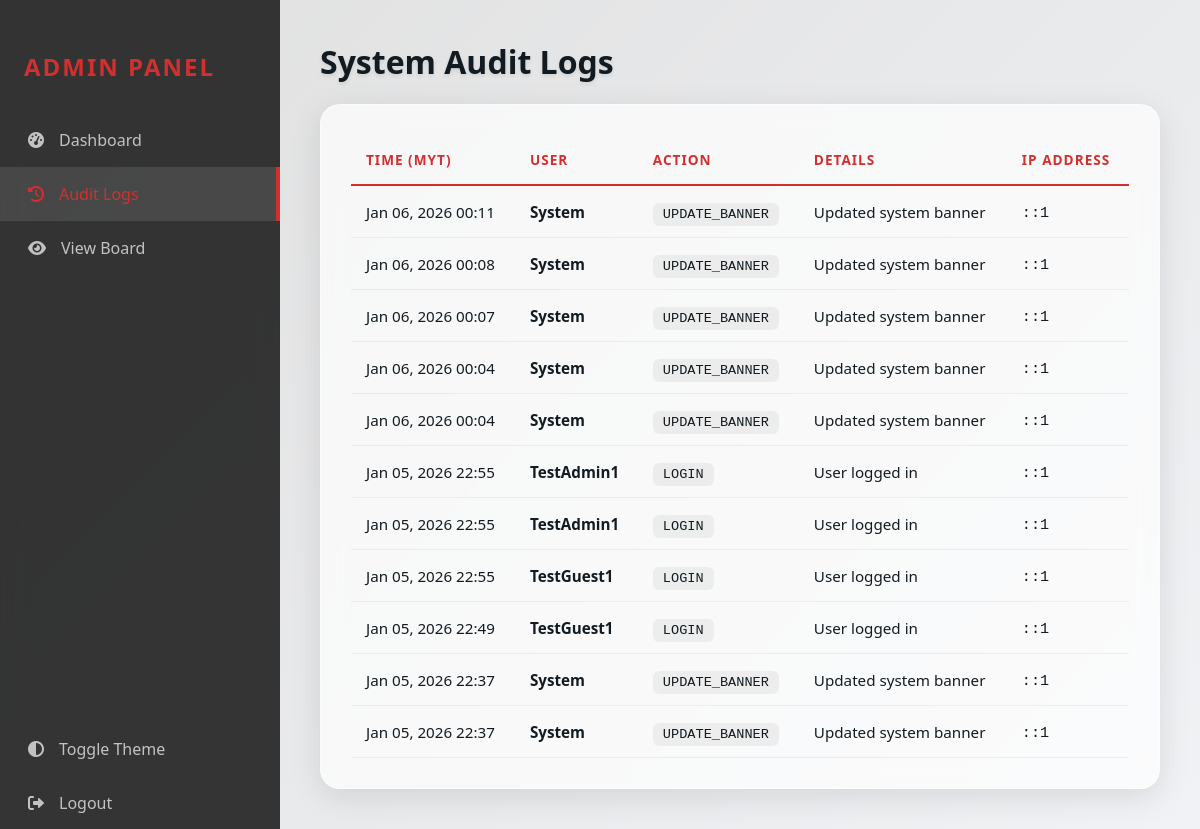
Page /admin_logs.php (signed in) on the committed database.
### tables this page shows
CREATE TABLE `audit_logs` (
  `log_id` int(11) NOT NULL,
  `user_id` int(11) DEFAULT NULL,
  `action` varchar(100) DEFAULT NULL,
  `details` text DEFAULT NULL,
  `ip_address` varchar(45) DEFAULT NULL,
  `timestamp` timestamp NOT NULL DEFAULT current_timestamp()
);

CREATE TABLE `users` (
  `user_id` int(11) NOT NULL,
  `username` varchar(50) NOT NULL,
  `email` varchar(100) NOT NULL,
  `password` varchar(255) NOT NULL,
  `role` enum('resident','manager','admin') NOT NULL DEFAULT 'resident',
  `status` enum('active','disabled') DEFAULT 'active',
  `created_at` timestamp NOT NULL DEFAULT current_timestamp(),
  `unit_block` varchar(50) DEFAULT NULL
);

### admin_logs.php (the view, shortened to what this page needs)
<?php
include 'database.php';
$logs_query = "
    SELECT
        a.timestamp,
        a.action,
        a.details,
        a.ip_address,
        u.username
    FROM audit_logs a
    LEFT JOIN users u ON a.user_id = u.user_id
    ORDER BY a.timestamp DESC
";
$logs_result = mysqli_query($conn, $logs_query);
?>
<!DOCTYPE html>
<html lang="en">
<head>
    <link href="https://cdnjs.cloudflare.com/ajax/libs/font-awesome/6.0.0/css/all.min.css" rel="stylesheet">
</head>
<body class="<?php echo (isset($_COOKIE['theme']) && $_COOKIE['theme'] == 'dark') ? 'dark-mode' : ''; ?>">
    <div class="sidebar">
        <h2 style="color: var(--accent);">ADMIN PANEL</h2>
        <a href="admin_post.php" class="menu-item"><i class="fas fa-tachometer-alt"></i> Dashboard</a>
        <a href="admin_logs.php" class="menu-item active"><i class="fas fa-history"></i> Audit Logs</a>
        <a href="landing_page.php" class="menu-item"><i class="fas fa-eye"></i> View Board</a>
        <div class="spacer"></div>
        <div class="menu-item" onclick="toggleTheme()" style="cursor:pointer;"><i class="fas fa-adjust"></i> Toggle Theme</div>
        <a href="logout.php" class="menu-item"><i class="fas fa-sign-out-alt"></i> Logout</a>
    </div>
    <div class="main-content">
        <h1>System Audit Logs</h1>
        <div class="card">
            <table>
                <thead>
                    <tr>
                        <th>Time (MYT)</th>
                        <th>User</th>
                        <th>Action</th>
                        <th>Details</th>
                        <th>IP Address</th>
                    </tr>
                </thead>
                <tbody>
                    <?php if (mysqli_num_rows($logs_result) > 0): ?>
                        <?php while($log = mysqli_fetch_assoc($logs_result)): ?>
                        <tr>
                            <td><?php echo date('M d, Y H:i', strtotime($log['timestamp'])); ?></td>
                            <td><strong><?php echo htmlspecialchars($log['username'] ?? 'System'); ?></strong></td>
                            <td><span class="badge"><?php echo strtoupper($log['action']); ?></span></td>
                            <td><?php echo htmlspecialchars($log['details']); ?></td>
                            <td><code><?php echo $log['ip_address']; ?></code></td>
                        </tr>
                        <?php endwhile; ?>
                    <?php else: ?>
                        <tr>
                            <td colspan="5" style="text-align:center; padding: 40px; opacity: 0.5;">No system logs found.</td>
                        </tr>
                    <?php endif; ?>
                </tbody>
            </table>
        </div>
    </div>
</body>
</html>

### admin_logs.php (style rules this page uses)
:root { --bg-gradient: linear-gradient(135deg, #e0e0e0 0%, #f0f2f5 100%); --glass-bg: rgba(255, 255, 255, 0.7); --glass-sidebar: rgba(20, 20, 20, 0.85); --glass-border: 1px solid rgba(255, 255, 255, 0.5); --text-main: #111b21; --accent: #d32f2f; --backdrop: blur(12px); }
body { margin: 0; font-family: 'Segoe UI', sans-serif; background: var(--bg-gradient); color: var(--text-main); display: flex; min-height: 100vh; transition: 0.3s; }
.sidebar { width: 280px; background: var(--glass-sidebar); backdrop-filter: var(--backdrop); color: white; display: flex; flex-direction: column; padding: 30px 0; position: fixed; height: 100vh; z-index: 100; }
.sidebar h2 { padding: 0 24px; margin-bottom: 30px; font-size: 1.5rem; letter-spacing: 2px; }
.menu-item { padding: 16px 28px; color: rgba(255,255,255,0.7); text-decoration: none; display: flex; align-items: center; gap: 15px; transition: 0.3s; }
.menu-item:hover, .menu-item.active { background: rgba(255,255,255,0.1); color: var(--accent); border-right: 4px solid var(--accent); }
.spacer { flex-grow: 1; }
.main-content { margin-left: 280px; padding: 40px; width: calc(100% - 280px); }
h1 { margin-top: 0; font-weight: 700; text-shadow: 0 2px 4px rgba(0,0,0,0.1); }
.card { background: var(--glass-bg); backdrop-filter: var(--backdrop); border: var(--glass-border); padding: 30px; border-radius: 20px; box-shadow: 0 8px 32px rgba(0,0,0,0.1); overflow-x: auto; }
table { width: 100%; border-collapse: collapse; }
th { text-align: left; padding: 15px; color: var(--accent); border-bottom: 2px solid var(--accent); text-transform: uppercase; font-size: 0.85rem; letter-spacing: 1px; }
td { padding: 15px; border-bottom: 1px solid rgba(0,0,0,0.05); font-size: 0.95rem; }
.badge { background: rgba(0,0,0,0.05); padding: 4px 10px; border-radius: 6px; font-family: monospace; font-size: 0.85rem; }

### rows in the picture
audit_logs: timestamp "Jan 06, 2026 00:11", username "System", action "UPDATE_BANNER", details "Updated system banner", ip_address "::1"
audit_logs: timestamp "Jan 06, 2026 00:08", username "System", action "UPDATE_BANNER", details "Updated system banner", ip_address "::1"
audit_logs: timestamp "Jan 06, 2026 00:07", username "System", action "UPDATE_BANNER", details "Updated system banner", ip_address "::1"
audit_logs: timestamp "Jan 06, 2026 00:04", username "System", action "UPDATE_BANNER", details "Updated system banner", ip_address "::1"
audit_logs: timestamp "Jan 06, 2026 00:04", username "System", action "UPDATE_BANNER", details "Updated system banner", ip_address "::1"
audit_logs: timestamp "Jan 05, 2026 22:55", user.username "TestAdmin1", action "LOGIN", details "User logged in", ip_address "::1"
audit_logs: timestamp "Jan 05, 2026 22:55", user.username "TestAdmin1", action "LOGIN", details "User logged in", ip_address "::1"
audit_logs: timestamp "Jan 05, 2026 22:55", user.username "TestGuest1", action "LOGIN", details "User logged in", ip_address "::1"
audit_logs: timestamp "Jan 05, 2026 22:49", user.username "TestGuest1", action "LOGIN", details "User logged in", ip_address "::1"
audit_logs: timestamp "Jan 05, 2026 22:37", username "System", action "UPDATE_BANNER", details "Updated system banner", ip_address "::1"
audit_logs: timestamp "Jan 05, 2026 22:37", username "System", action "UPDATE_BANNER", details "Updated system banner", ip_address "::1"
